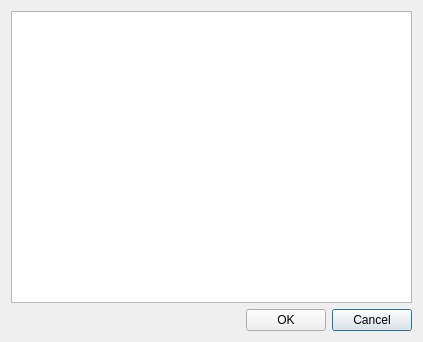
<?xml version="1.0" encoding="UTF-8"?>
<ui version="4.0">
 <class>UISearchBlacklistDialog</class>
 <widget class="QDialog" name="UISearchBlacklistDialog">
  <property name="windowModality">
   <enum>Qt::ApplicationModal</enum>
  </property>
  <property name="geometry">
   <rect>
    <x>0</x>
    <y>0</y>
    <width>423</width>
    <height>342</height>
   </rect>
  </property>
  <property name="sizePolicy">
   <sizepolicy hsizetype="Preferred" vsizetype="Preferred">
    <horstretch>0</horstretch>
    <verstretch>0</verstretch>
   </sizepolicy>
  </property>
  <property name="maximumSize">
   <size>
    <width>16777215</width>
    <height>16777215</height>
   </size>
  </property>
  <property name="windowTitle">
   <string>Blacklist</string>
  </property>
  <property name="sizeGripEnabled">
   <bool>false</bool>
  </property>
  <property name="modal">
   <bool>true</bool>
  </property>
  <layout class="QGridLayout" name="gridLayout">
   <item row="0" column="0" rowspan="2" colspan="3">
    <widget class="QTreeView" name="treeView_RULES">
     <property name="sizePolicy">
      <sizepolicy hsizetype="Expanding" vsizetype="Expanding">
       <horstretch>0</horstretch>
       <verstretch>0</verstretch>
      </sizepolicy>
     </property>
     <property name="horizontalScrollBarPolicy">
      <enum>Qt::ScrollBarAlwaysOff</enum>
     </property>
     <property name="editTriggers">
      <set>QAbstractItemView::AllEditTriggers</set>
     </property>
     <property name="showDropIndicator" stdset="0">
      <bool>false</bool>
     </property>
     <property name="alternatingRowColors">
      <bool>true</bool>
     </property>
     <property name="selectionMode">
      <enum>QAbstractItemView::ExtendedSelection</enum>
     </property>
     <property name="indentation">
      <number>20</number>
     </property>
     <property name="rootIsDecorated">
      <bool>false</bool>
     </property>
     <property name="uniformRowHeights">
      <bool>false</bool>
     </property>
     <property name="itemsExpandable">
      <bool>false</bool>
     </property>
     <property name="expandsOnDoubleClick">
      <bool>false</bool>
     </property>
     <attribute name="headerCascadingSectionResizes">
      <bool>true</bool>
     </attribute>
     <attribute name="headerDefaultSectionSize">
      <number>100</number>
     </attribute>
     <attribute name="headerMinimumSectionSize">
      <number>100</number>
     </attribute>
     <attribute name="headerStretchLastSection">
      <bool>false</bool>
     </attribute>
    </widget>
   </item>
   <item row="2" column="2">
    <widget class="QPushButton" name="pushButton_CANCEL">
     <property name="text">
      <string>Cancel</string>
     </property>
    </widget>
   </item>
   <item row="2" column="1">
    <widget class="QPushButton" name="pushButton_OK">
     <property name="text">
      <string>OK</string>
     </property>
    </widget>
   </item>
   <item row="2" column="0">
    <spacer name="horizontalSpacer">
     <property name="orientation">
      <enum>Qt::Horizontal</enum>
     </property>
     <property name="sizeHint" stdset="0">
      <size>
       <width>40</width>
       <height>20</height>
      </size>
     </property>
    </spacer>
   </item>
  </layout>
 </widget>
 <layoutdefault spacing="6" margin="11"/>
 <resources/>
 <connections>
  <connection>
   <sender>pushButton_OK</sender>
   <signal>clicked()</signal>
   <receiver>UISearchBlacklistDialog</receiver>
   <slot>accept()</slot>
   <hints>
    <hint type="sourcelabel">
     <x>329</x>
     <y>326</y>
    </hint>
    <hint type="destinationlabel">
     <x>475</x>
     <y>466</y>
    </hint>
   </hints>
  </connection>
  <connection>
   <sender>pushButton_CANCEL</sender>
   <signal>clicked()</signal>
   <receiver>UISearchBlacklistDialog</receiver>
   <slot>reject()</slot>
   <hints>
    <hint type="sourcelabel">
     <x>386</x>
     <y>326</y>
    </hint>
    <hint type="destinationlabel">
     <x>211</x>
     <y>170</y>
    </hint>
   </hints>
  </connection>
 </connections>
</ui>
